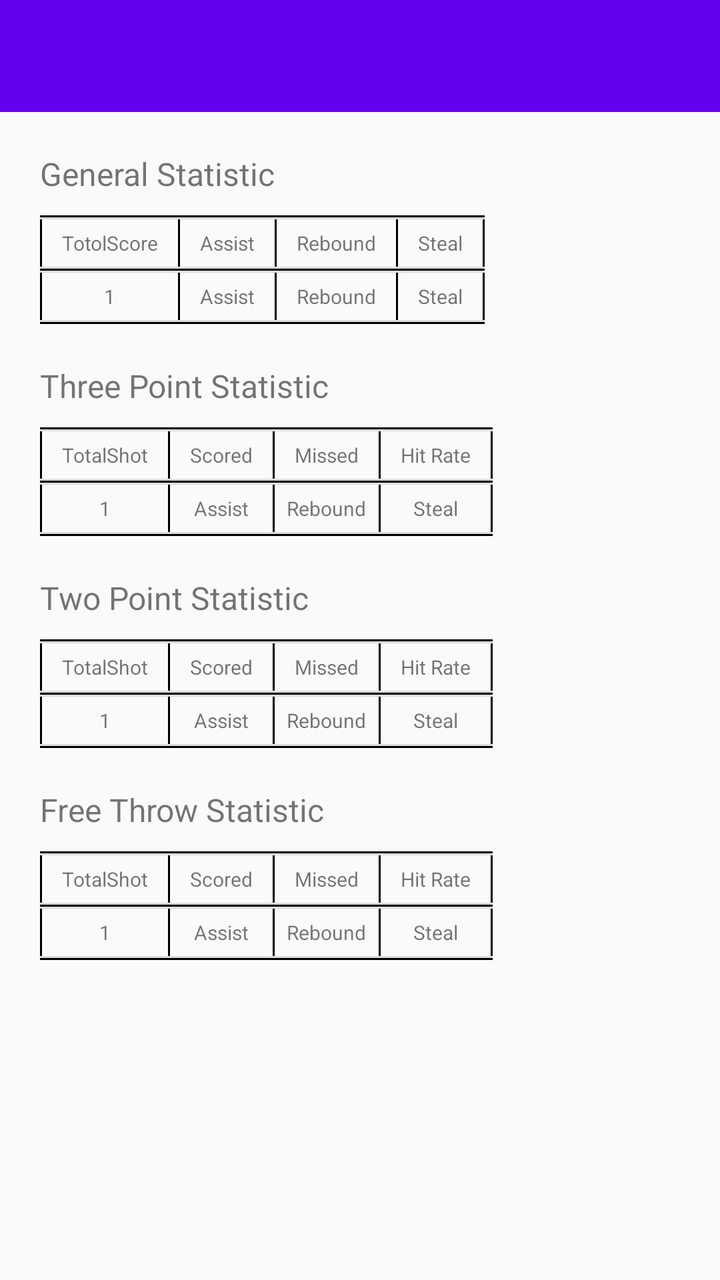
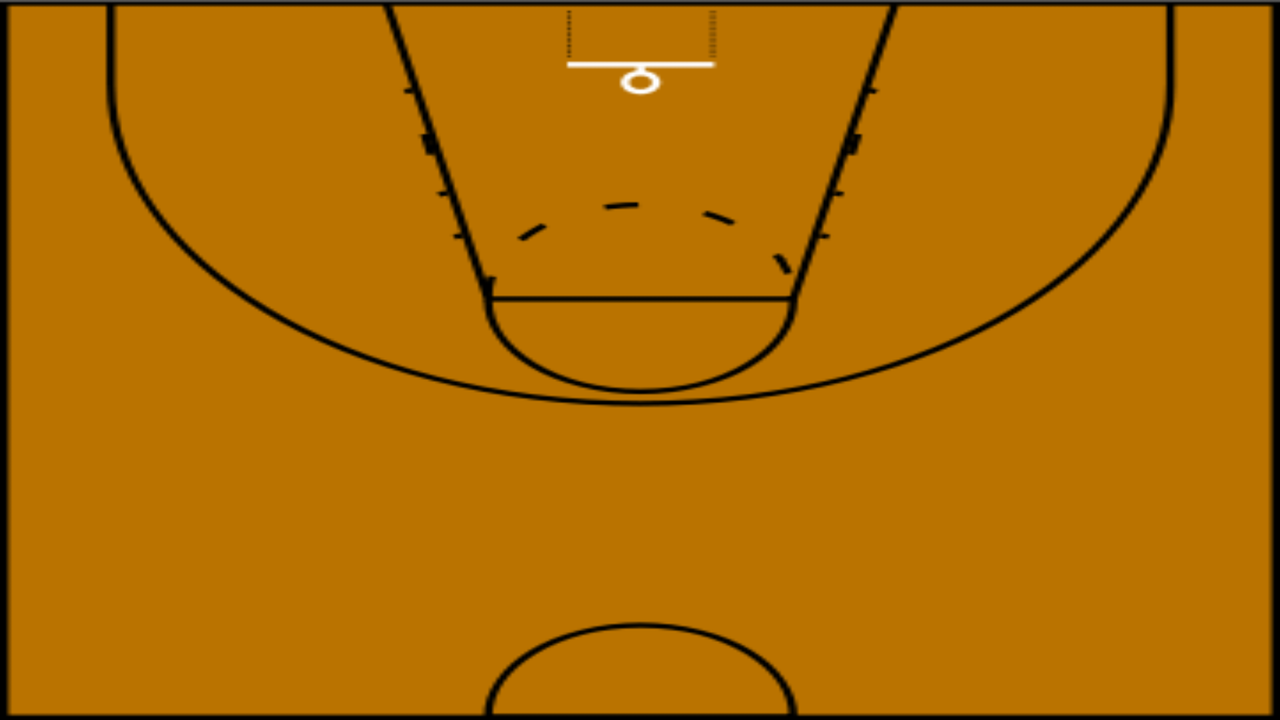

First picture: res/layout/ on a phone held upright. Second picture: the repository's own variant of that layout, on a device whose configuration matches the variant's folder. Source for both follows.
<!-- AndroidManifest.xml: activity theme AppTheme.NoActionBar -->
<!-- res/layout/activity_record_detail.xml -->
<?xml version="1.0" encoding="utf-8"?>
<RelativeLayout xmlns:android="http://schemas.android.com/apk/res/android"
    xmlns:app="http://schemas.android.com/apk/res-auto"
    xmlns:tools="http://schemas.android.com/tools"
    android:layout_width="match_parent"
    android:layout_height="match_parent"
    android:fitsSystemWindows="true"
    tools:context="com.guoqiao.basketballrecorder.Activities.RecordDetailActivity">

    <android.support.design.widget.AppBarLayout
        android:layout_width="match_parent"
        android:layout_height="wrap_content"
        android:theme="@style/AppTheme.AppBarOverlay">

        <android.support.v7.widget.Toolbar
            android:id="@+id/toolbar"
            android:layout_width="match_parent"
            android:layout_height="?attr/actionBarSize"
            android:background="?attr/colorPrimary"
            app:popupTheme="@style/AppTheme.PopupOverlay" />

    </android.support.design.widget.AppBarLayout>

    
    <ScrollView
        android:id="@+id/stat_view"
        android:layout_width="match_parent"
        android:layout_height="match_parent"
        android:paddingBottom="40dp"
        android:layout_marginTop="?attr/actionBarSize">
        <LinearLayout
            android:layout_width="match_parent"
            android:layout_height="match_parent"
            android:orientation="vertical">
            
            <TextView
                android:layout_width="wrap_content"
                android:layout_height="wrap_content"
                android:layout_marginLeft="20dp"
                android:layout_marginTop="20dp"
                android:textSize="16sp"
                android:text="General Statistic"/>
            <TableLayout
                android:layout_width="wrap_content"
                android:layout_height="wrap_content"
                android:layout_marginLeft="20dp"
                android:layout_marginTop="10dp"
                android:divider="?android:attr/dividerHorizontal"
                android:showDividers="middle">
                <TableRow>
                    <LinearLayout
                        android:layout_span="9"
                        android:layout_height="1dp"
                        android:background="#000000"></LinearLayout></TableRow>
                <TableRow>
                    <LinearLayout
                        android:layout_width="1dp"
                        android:layout_height="match_parent"
                        android:background="#000000"></LinearLayout>
                    <TextView
                        android:layout_height="wrap_content"
                        android:layout_width="wrap_content"
                        android:text="TotolScore"
                        android:textSize="10sp"
                        style="@style/tableAttributePadding"/>
                    <LinearLayout
                        android:layout_width="1dp"
                        android:layout_height="match_parent"
                        android:background="#000000"></LinearLayout>
                    <TextView
                        android:layout_height="wrap_content"
                        android:layout_width="wrap_content"
                        android:text="Assist"
                        android:textSize="10sp"
                        style="@style/tableAttributePadding"/>
                    <LinearLayout
                        android:layout_width="1dp"
                        android:layout_height="match_parent"
                        android:background="#000000"></LinearLayout>
                    <TextView
                        android:layout_height="wrap_content"
                        android:layout_width="wrap_content"
                        android:text="Rebound"
                        android:textSize="10sp"
                        style="@style/tableAttributePadding"/>
                    <LinearLayout
                        android:layout_width="1dp"
                        android:layout_height="match_parent"
                        android:background="#000000"></LinearLayout>
                    <TextView
                        android:layout_height="wrap_content"
                        android:layout_width="wrap_content"
                        android:text="Steal"
                        android:textSize="10sp"
                        style="@style/tableAttributePadding"/>
                    <LinearLayout
                        android:layout_width="1dp"
                        android:layout_height="match_parent"
                        android:background="#000000"></LinearLayout>
                </TableRow>
                <TableRow>
                    <LinearLayout
                        android:layout_span="9"
                        android:layout_height="1dp"
                        android:background="#000000"></LinearLayout></TableRow>
                <TableRow>
                    <LinearLayout
                        android:layout_width="1dp"
                        android:layout_height="match_parent"
                        android:background="#000000"></LinearLayout>
                    <TextView
                        android:id="@+id/stat_total_score"
                        android:layout_height="wrap_content"
                        android:layout_width="wrap_content"
                        android:text="1"
                        android:textSize="10sp"
                        style="@style/paddingTopBottom"
                        android:layout_gravity="center"/>
                    <LinearLayout
                        android:layout_width="1dp"
                        android:layout_height="match_parent"
                        android:background="#000000"></LinearLayout>
                    <TextView
                        android:id="@+id/stat_assist"
                        android:layout_height="wrap_content"
                        android:layout_width="wrap_content"
                        android:text="Assist"
                        android:textSize="10sp"
                        android:layout_gravity="center"/>
                    <LinearLayout
                        android:layout_width="1dp"
                        android:layout_height="match_parent"
                        android:background="#000000"></LinearLayout>
                    <TextView
                        android:id="@+id/stat_rebound"
                        android:layout_height="wrap_content"
                        android:layout_width="wrap_content"
                        android:textSize="10sp"
                        android:text="Rebound"
                        android:layout_gravity="center"/>
                    <LinearLayout
                        android:layout_width="1dp"
                        android:layout_height="match_parent"
                        android:background="#000000"></LinearLayout>
                    <TextView
                        android:id="@+id/stat_steal"
                        android:layout_height="wrap_content"
                        android:layout_width="wrap_content"
                        android:textSize="10sp"
                        android:text="Steal"
                        android:layout_gravity="center"/>
                    <LinearLayout
                        android:layout_width="1dp"
                        android:layout_height="match_parent"
                        android:background="#000000"></LinearLayout>
                </TableRow>
                <TableRow>
                    <LinearLayout
                        android:layout_span="9"
                        android:layout_height="1dp"
                        android:background="#000000"></LinearLayout></TableRow>
            </TableLayout>

            
            <TextView
                android:layout_width="wrap_content"
                android:layout_height="wrap_content"
                android:layout_marginLeft="20dp"
                android:layout_marginTop="20dp"
                android:textSize="16sp"
                android:text="Three Point Statistic"/>
            <TableLayout
                android:layout_width="wrap_content"
                android:layout_height="wrap_content"
                android:layout_marginLeft="20dp"
                android:layout_marginTop="10dp"
                android:divider="?android:attr/dividerHorizontal"
                android:showDividers="middle">
                <TableRow>
                    <LinearLayout
                        android:layout_span="9"
                        android:layout_height="1dp"
                        android:background="#000000"></LinearLayout></TableRow>
                <TableRow>
                    <LinearLayout
                        android:layout_width="1dp"
                        android:layout_height="match_parent"
                        android:background="#000000"></LinearLayout>
                    <TextView
                        android:layout_height="wrap_content"
                        android:layout_width="wrap_content"
                        android:text="TotalShot"
                        android:textSize="10sp"
                        style="@style/tableAttributePadding"/>
                    <LinearLayout
                        android:layout_width="1dp"
                        android:layout_height="match_parent"
                        android:background="#000000"></LinearLayout>
                    <TextView
                        android:layout_height="wrap_content"
                        android:layout_width="wrap_content"
                        android:text="Scored"
                        android:textSize="10sp"
                        style="@style/tableAttributePadding"/>
                    <LinearLayout
                        android:layout_width="1dp"
                        android:layout_height="match_parent"
                        android:background="#000000"></LinearLayout>
                    <TextView
                        android:layout_height="wrap_content"
                        android:layout_width="wrap_content"
                        android:text="Missed"
                        android:textSize="10sp"
                        style="@style/tableAttributePadding"/>
                    <LinearLayout
                        android:layout_width="1dp"
                        android:layout_height="match_parent"
                        android:background="#000000"></LinearLayout>
                    <TextView
                        android:layout_height="wrap_content"
                        android:layout_width="wrap_content"
                        android:text="Hit Rate"
                        android:textSize="10sp"
                        style="@style/tableAttributePadding"/>
                    <LinearLayout
                        android:layout_width="1dp"
                        android:layout_height="match_parent"
                        android:background="#000000"></LinearLayout>
                </TableRow>
                <TableRow>
                    <LinearLayout
                        android:layout_span="9"
                        android:layout_height="1dp"
                        android:background="#000000"></LinearLayout></TableRow>
                <TableRow>
                    <LinearLayout
                        android:layout_width="1dp"
                        android:layout_height="match_parent"
                        android:background="#000000"></LinearLayout>
                    <TextView
                        android:id="@+id/stat_three_point_shot"
                        android:layout_height="wrap_content"
                        android:layout_width="wrap_content"
                        android:text="1"
                        android:textSize="10sp"
                        style="@style/paddingTopBottom"
                        android:layout_gravity="center"/>
                    <LinearLayout
                        android:layout_width="1dp"
                        android:layout_height="match_parent"
                        android:background="#000000"></LinearLayout>
                    <TextView
                        android:id="@+id/stat_three_point_scored"
                        android:layout_height="wrap_content"
                        android:layout_width="wrap_content"
                        android:text="Assist"
                        android:textSize="10sp"
                        android:layout_gravity="center"/>
                    <LinearLayout
                        android:layout_width="1dp"
                        android:layout_height="match_parent"
                        android:background="#000000"></LinearLayout>
                    <TextView
                        android:id="@+id/stat_three_point_missed"
                        android:layout_height="wrap_content"
                        android:layout_width="wrap_content"
                        android:text="Rebound"
                        android:textSize="10sp"
                        android:layout_gravity="center"/>
                    <LinearLayout
                        android:layout_width="1dp"
                        android:layout_height="match_parent"
                        android:background="#000000"></LinearLayout>
                    <TextView
                        android:id="@+id/stat_three_point_rate"
                        android:layout_height="wrap_content"
                        android:layout_width="wrap_content"
                        android:text="Steal"
                        android:textSize="10sp"
                        android:layout_gravity="center"/>
                    <LinearLayout
                        android:layout_width="1dp"
                        android:layout_height="match_parent"
                        android:background="#000000"></LinearLayout>
                </TableRow>
                <TableRow>
                    <LinearLayout
                        android:layout_span="9"
                        android:layout_height="1dp"
                        android:background="#000000"></LinearLayout></TableRow>
            </TableLayout>

            
            <TextView
                android:layout_width="wrap_content"
                android:layout_height="wrap_content"
                android:layout_marginLeft="20dp"
                android:layout_marginTop="20dp"
                android:textSize="16sp"
                android:text="Two Point Statistic"/>
            <TableLayout
                android:layout_width="wrap_content"
                android:layout_height="wrap_content"
                android:layout_marginLeft="20dp"
                android:layout_marginTop="10dp"
                android:divider="?android:attr/dividerHorizontal"
                android:showDividers="middle">
                <TableRow>
                    <LinearLayout
                        android:layout_span="9"
                        android:layout_height="1dp"
                        android:background="#000000"></LinearLayout></TableRow>
                <TableRow>
                    <LinearLayout
                        android:layout_width="1dp"
                        android:layout_height="match_parent"
                        android:background="#000000"></LinearLayout>
                    <TextView
                        android:layout_height="wrap_content"
                        android:layout_width="wrap_content"
                        android:text="TotalShot"
                        android:textSize="10sp"
                        style="@style/tableAttributePadding"/>
                    <LinearLayout
                        android:layout_width="1dp"
                        android:layout_height="match_parent"
                        android:background="#000000"></LinearLayout>
                    <TextView
                        android:layout_height="wrap_content"
                        android:layout_width="wrap_content"
                        android:text="Scored"
                        android:textSize="10sp"
                        style="@style/tableAttributePadding"/>
                    <LinearLayout
                        android:layout_width="1dp"
                        android:layout_height="match_parent"
                        android:background="#000000"></LinearLayout>
                    <TextView
                        android:layout_height="wrap_content"
                        android:layout_width="wrap_content"
                        android:text="Missed"
                        android:textSize="10sp"
                        style="@style/tableAttributePadding"/>
                    <LinearLayout
                        android:layout_width="1dp"
                        android:layout_height="match_parent"
                        android:background="#000000"></LinearLayout>
                    <TextView
                        android:layout_height="wrap_content"
                        android:layout_width="wrap_content"
                        android:text="Hit Rate"
                        android:textSize="10sp"
                        style="@style/tableAttributePadding"/>
                    <LinearLayout
                        android:layout_width="1dp"
                        android:layout_height="match_parent"
                        android:background="#000000"></LinearLayout>
                </TableRow>
                <TableRow>
                    <LinearLayout
                        android:layout_span="9"
                        android:layout_height="1dp"
                        android:background="#000000"></LinearLayout></TableRow>
                <TableRow>
                    <LinearLayout
                        android:layout_width="1dp"
                        android:layout_height="match_parent"
                        android:background="#000000"></LinearLayout>
                    <TextView
                        android:id="@+id/stat_two_point_shot"
                        android:layout_height="wrap_content"
                        android:layout_width="wrap_content"
                        android:text="1"
                        android:textSize="10sp"
                        style="@style/paddingTopBottom"
                        android:layout_gravity="center"/>
                    <LinearLayout
                        android:layout_width="1dp"
                        android:layout_height="match_parent"
                        android:background="#000000"></LinearLayout>
                    <TextView
                        android:id="@+id/stat_two_point_scored"
                        android:layout_height="wrap_content"
                        android:layout_width="wrap_content"
                        android:text="Assist"
                        android:textSize="10sp"
                        android:layout_gravity="center"/>
                    <LinearLayout
                        android:layout_width="1dp"
                        android:layout_height="match_parent"
                        android:background="#000000"></LinearLayout>
                    <TextView
                        android:id="@+id/stat_two_point_missed"
                        android:layout_height="wrap_content"
                        android:layout_width="wrap_content"
                        android:text="Rebound"
                        android:textSize="10sp"
                        android:layout_gravity="center"/>
                    <LinearLayout
                        android:layout_width="1dp"
                        android:layout_height="match_parent"
                        android:background="#000000"></LinearLayout>
                    <TextView
                        android:id="@+id/stat_two_point_rate"
                        android:layout_height="wrap_content"
                        android:layout_width="wrap_content"
                        android:text="Steal"
                        android:textSize="10sp"
                        android:layout_gravity="center"/>
                    <LinearLayout
                        android:layout_width="1dp"
                        android:layout_height="match_parent"
                        android:background="#000000"></LinearLayout>
                </TableRow>
                <TableRow>
                    <LinearLayout
                        android:layout_span="9"
                        android:layout_height="1dp"
                        android:background="#000000"></LinearLayout></TableRow>
            </TableLayout>

            
            <TextView
                android:layout_width="wrap_content"
                android:layout_height="wrap_content"
                android:layout_marginLeft="20dp"
                android:layout_marginTop="20dp"
                android:textSize="16sp"
                android:text="Free Throw Statistic"/>
            <TableLayout
                android:layout_width="wrap_content"
                android:layout_height="wrap_content"
                android:layout_marginLeft="20dp"
                android:layout_marginTop="10dp"
                android:divider="?android:attr/dividerHorizontal"
                android:showDividers="middle">
                <TableRow>
                    <LinearLayout
                        android:layout_span="9"
                        android:layout_height="1dp"
                        android:background="#000000"></LinearLayout></TableRow>
                <TableRow>
                    <LinearLayout
                        android:layout_width="1dp"
                        android:layout_height="match_parent"
                        android:background="#000000"></LinearLayout>
                    <TextView
                        android:layout_height="wrap_content"
                        android:layout_width="wrap_content"
                        android:text="TotalShot"
                        android:textSize="10sp"
                        style="@style/tableAttributePadding"/>
                    <LinearLayout
                        android:layout_width="1dp"
                        android:layout_height="match_parent"
                        android:background="#000000"></LinearLayout>
                    <TextView
                        android:layout_height="wrap_content"
                        android:layout_width="wrap_content"
                        android:text="Scored"
                        android:textSize="10sp"
                        style="@style/tableAttributePadding"/>
                    <LinearLayout
                        android:layout_width="1dp"
                        android:layout_height="match_parent"
                        android:background="#000000"></LinearLayout>
                    <TextView
                        android:layout_height="wrap_content"
                        android:layout_width="wrap_content"
                        android:text="Missed"
                        android:textSize="10sp"
                        style="@style/tableAttributePadding"/>
                    <LinearLayout
                        android:layout_width="1dp"
                        android:layout_height="match_parent"
                        android:background="#000000"></LinearLayout>
                    <TextView
                        android:layout_height="wrap_content"
                        android:layout_width="wrap_content"
                        android:text="Hit Rate"
                        android:textSize="10sp"
                        style="@style/tableAttributePadding"/>
                    <LinearLayout
                        android:layout_width="1dp"
                        android:layout_height="match_parent"
                        android:background="#000000"></LinearLayout>
                </TableRow>
                <TableRow>
                    <LinearLayout
                        android:layout_span="9"
                        android:layout_height="1dp"
                        android:background="#000000"></LinearLayout></TableRow>
                <TableRow>
                    <LinearLayout
                        android:layout_width="1dp"
                        android:layout_height="match_parent"
                        android:background="#000000"></LinearLayout>
                    <TextView
                        android:id="@+id/stat_free_throw_shot"
                        android:layout_height="wrap_content"
                        android:layout_width="wrap_content"
                        android:text="1"
                        android:textSize="10sp"
                        style="@style/paddingTopBottom"
                        android:layout_gravity="center"/>
                    <LinearLayout
                        android:layout_width="1dp"
                        android:layout_height="match_parent"
                        android:background="#000000"></LinearLayout>
                    <TextView
                        android:id="@+id/stat_free_throw_scored"
                        android:layout_height="wrap_content"
                        android:layout_width="wrap_content"
                        android:text="Assist"
                        android:textSize="10sp"
                        android:layout_gravity="center"/>
                    <LinearLayout
                        android:layout_width="1dp"
                        android:layout_height="match_parent"
                        android:background="#000000"></LinearLayout>
                    <TextView
                        android:id="@+id/stat_free_throw_missed"
                        android:layout_height="wrap_content"
                        android:layout_width="wrap_content"
                        android:text="Rebound"
                        android:textSize="10sp"
                        android:layout_gravity="center"/>
                    <LinearLayout
                        android:layout_width="1dp"
                        android:layout_height="match_parent"
                        android:background="#000000"></LinearLayout>
                    <TextView
                        android:id="@+id/stat_free_throw_rate"
                        android:layout_height="wrap_content"
                        android:layout_width="wrap_content"
                        android:text="Steal"
                        android:textSize="10sp"
                        android:layout_gravity="center"/>
                    <LinearLayout
                        android:layout_width="1dp"
                        android:layout_height="match_parent"
                        android:background="#000000"></LinearLayout>
                </TableRow>
                <TableRow>
                    <LinearLayout
                        android:layout_span="9"
                        android:layout_height="1dp"
                        android:background="#000000"></LinearLayout></TableRow>
            </TableLayout>
        </LinearLayout>
    </ScrollView>

    
    <ListView
        android:id="@+id/text_view"
        android:layout_width="match_parent"
        android:layout_height="match_parent"
        android:layout_marginTop="?attr/actionBarSize"
        android:divider="@null"
        android:visibility="gone">

    </ListView>

    
    <RelativeLayout
        android:id="@+id/graph_view"
        android:layout_width="match_parent"
        android:layout_height="match_parent"
        android:layout_marginTop="?attr/actionBarSize"
        android:visibility="gone">
        <ImageView
            android:layout_width="match_parent"
            android:layout_height="match_parent"
            android:src="@drawable/basketball_court"
            android:scaleType="fitXY"/>
    </RelativeLayout>

</RelativeLayout>
<!-- resources referenced by this layout -->
<resources>
  <!-- drawable basketball_court: jpg bitmap (drawable, 13199 bytes) -->
  <style name="AppTheme.AppBarOverlay" parent="ThemeOverlay.AppCompat.Dark.ActionBar" />
  <style name="AppTheme.PopupOverlay" parent="ThemeOverlay.AppCompat.Light" />
  <style name="paddingTopBottom">
          <item name="android:paddingTop">5dp</item>
          <item name="android:paddingBottom">5dp</item>
      </style>
  <style name="tableAttributePadding" parent="paddingTopBottom">
          <item name="android:paddingLeft">10dp</item>
          <item name="android:paddingRight">10dp</item>
      </style>
  <style name="AppTheme.NoActionBar">
          <item name="windowActionBar">false</item>
          <item name="windowNoTitle">true</item>
      </style>
</resources>
<!-- res/layout-land/activity_record_detail.xml (the repository's variant of the layout above) -->
<!-- drawn on the phone turned sideways -->
<?xml version="1.0" encoding="utf-8"?>
<LinearLayout xmlns:android="http://schemas.android.com/apk/res/android"
    android:orientation="vertical" android:layout_width="match_parent"
    android:layout_height="match_parent">
    
    <RelativeLayout
        android:id="@+id/graph_view"
        android:layout_width="match_parent"
        android:layout_height="match_parent">
        <ImageView
            android:layout_width="match_parent"
            android:layout_height="match_parent"
            android:src="@drawable/basketball_court"
            android:scaleType="fitXY"/>
    </RelativeLayout>
</LinearLayout>
<!-- resources referenced by the variant -->
<!-- as the phone turned sideways resolves them -->
<resources>
  <!-- drawable basketball_court: jpg bitmap (drawable, 13199 bytes) -->
  <style name="AppTheme.NoActionBar">
          <item name="windowActionBar">false</item>
          <item name="windowNoTitle">true</item>
      </style>
</resources>
